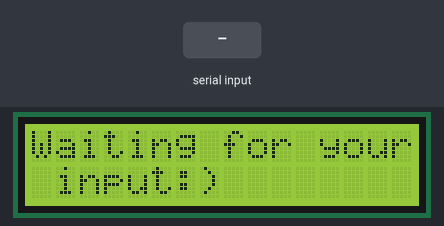
A sketch run on a simulated Arduino Uno, built with avr-gcc and run on an emulated ATmega328P. Shown: 16×2 character LCD. Inputs (shaded band) come from the test bench. What the sketch prints to the serial monitor is not drawn.

Above: at 1.3 s.
1.4 s: "1" received over Serial
At 3.4 s:
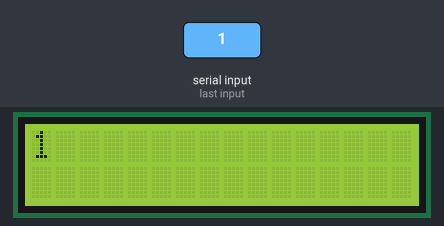
4.0 s: "0" received over Serial
At 5.4 s:
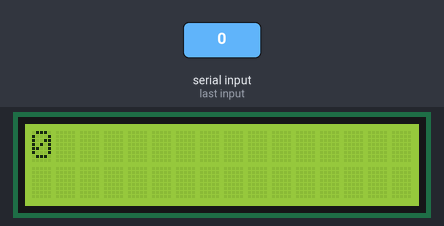
6.6 s: "2" received over Serial
At 8.6 s:
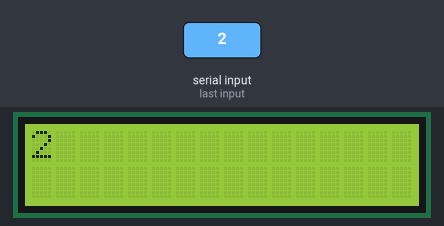
Timing chart, 0 to 10.1 s (numbered marks = the images above; inputs shaded):
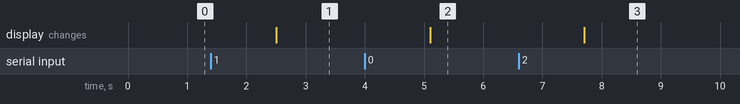

The sketch:

1602LCD-with-i2c-module.ino
```cpp
/**
 * For the 1602 LCD which already combined with the I2C module, you need to download the lib from here:
 * https://www.arduinolibraries.info/libraries/liquid-crystal-i2-c
 *
 * And then copy the unzip folder `LiquidCrystal_I2C-1.1.2` into `~Documents/Arduino/libraries` and restart Arduino IDE.
 * From now on, you can open its example to have a look:)
 *
 * 1602 LCD with I2C module on the back, below is the access address controlled by `A0, A1, A2`:
 *
 * A0, A1, A2 - 0 0 0 -> 0x27
 * A0, A1, A2 - 1 0 0 -> 0x26
 * A0, A1, A2 - 0 1 0 -> 0x25
 * A0, A1, A2 - 1 1 0 -> 0x24
 * A0, A1, A2 - 0 0 1 -> 0x23
 * A0, A1, A2 - 1 0 1 -> 0x22
 * A0, A1, A2 - 0 1 1 -> 0x21
 * A0, A1, A2 - 1 1 1 -> 0x20
 *
 */

/**
 * This `Wire` library allows you to communicate with I2C / TWI devices.
 * On the Arduino boards with the R3 layout (1.0 pinout), the SDA (data line)
 * and SCL (clock line) are on the pin headers close to the AREF pin.
 *
 * As a reference the table below shows where TWI pins are located on various
 * Arduino boards.
 *
 * Board I2C / TWI pins
 * Uno, Ethernet A4 (SDA), A5 (SCL)
 * Mega2560  20 (SDA), 21 (SCL)
 * Leonardo  2 (SDA), 3 (SCL)
 * Due 20 (SDA), 21 (SCL), SDA1, SCL1
 */
#include <Wire.h>

#include <LiquidCrystal_I2C.h>

// Set the LCD address to 0x27 for a 16 chars and 2 line display
const LiquidCrystal_I2C lcd(0x27,16,2);

// Below is the special character which use 8bit HEX to draw
uint8_t bell[8]  = {0x4,0xe,0xe,0xe,0x1f,0x0,0x4};
uint8_t note[8]  = {0x2,0x3,0x2,0xe,0x1e,0xc,0x0};
uint8_t clock[8] = {0x0,0xe,0x15,0x17,0x11,0xe,0x0};
uint8_t heart[8] = {0x0,0xa,0x1f,0x1f,0xe,0x4,0x0};
uint8_t duck[8]  = {0x0,0xc,0x1d,0xf,0xf,0x6,0x0};
uint8_t check[8] = {0x0,0x1,0x3,0x16,0x1c,0x8,0x0};
uint8_t cross[8] = {0x0,0x1b,0xe,0x4,0xe,0x1b,0x0};
uint8_t retarrow[8] = {  0x1,0x1,0x5,0x9,0x1f,0x8,0x4};

// Use to print the special character
#if defined(ARDUINO) && ARDUINO >= 100
#define printByte(args)  write(args);
#else
#define printByte(args)  print(args,BYTE);
#endif

/**
 * Separate lines when needed
 */
void show_text(String content) {
  lcd.clear();
  lcd.setCursor(0, 0);

  const uint16_t len = content.length();
  if (len > 16) {
    String first_line = content.substring(0, 16);
    String next_line = content.substring(16);
    lcd.print(first_line);
    lcd.setCursor(0, 1);
    lcd.print(next_line);
  }
  else {
    lcd.print(content);
  }
}

 /**
  *
  */
void setup() {
  Serial.begin(9600);

  // Init and enable the back light
  lcd.init();
  lcd.backlight();

  // Create special character, each one has a unique index
  lcd.createChar(0, bell);
  lcd.createChar(1, note);
  lcd.createChar(2, clock);
  lcd.createChar(3, heart);
  lcd.createChar(4, duck);
  lcd.createChar(5, check);
  lcd.createChar(6, cross);
  lcd.createChar(7, retarrow);

  // Clear and show prompt
  lcd.clear();
  show_text("Waiting for your input:)");
}

/**
 *
 */
void loop() {
  // We can use `lcd.printByte(index)` to show a speical character defined above,
  // just change the `index` to which you defined in `lcd.createChar()`.

  //  for (index=0; index<8; index++) {
  //    lcd.scrollDisplayLeft();
  //    delay(1000);
  //  }

  // Wait for user type and send text via serial
  if (Serial.available()) {
    // Wait a bit for the entire message to arrive
    delay(100);

    const String content_to_display = Serial.readString();
    Serial.print("Got text to display: ");
    Serial.println(content_to_display);

    if (content_to_display.length() > 0) { show_text( content_to_display); }
  }
}
```

Measured:
- after the input at 1.4 s, the display: changes after 1.1 s (image 1)
- after the input at 4.0 s, the display: changes after 1.1 s (image 2)
- after the input at 6.6 s, the display: changes after 1.1 s (image 3)
